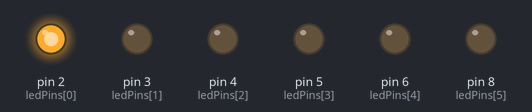
Recording of a sketch running on a simulated Arduino Uno, built with avr-gcc and run on an emulated ATmega328P. Shown: output pins drawn as LEDs (lit = HIGH).

Above: at 3.8 s.
At 14.3 s:
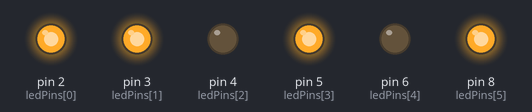
At 15.0 s:
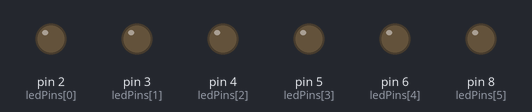
At 25.66 s:
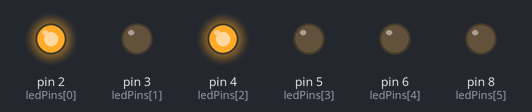
At 32.36 s:
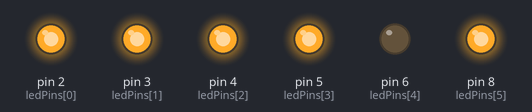
At 39.79 s:
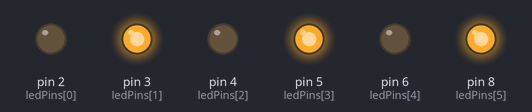
Timing chart, 0 to 40.0 s (numbered marks = the images above):
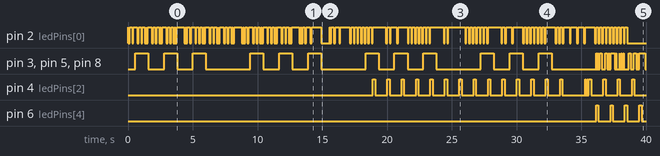

Measured:
- by itself, pin 4 (ledPins[2]): LOW → HIGH at 18.9 s, → LOW 0.17 s later, → HIGH 0.94 s later, → LOW 0.17 s later, … (40 changes in this stretch)
- by itself, pin 6 (ledPins[4]): LOW → HIGH at 36.1 s, → LOW 0.17 s later, → HIGH 0.94 s later, → LOW 0.17 s later, … (8 changes in this stretch)
- by itself, pin 3 (ledPins[1]), pin 5 (ledPins[3]), pin 8 (ledPins[5]): LOW → HIGH at 0.56 s, → LOW 1.0 s later, → HIGH 1.2 s later, → LOW 1.0 s later, … (52 changes in this stretch)

The sketch:

main.ino
```cpp
// This program makes 6 LEDs sync to Can't Feel My Face by The Weeknd.

#include <math.h> // library that contains the round function
#include <stdint.h> // library that contains int types of specific sizes

const int ledPins[] = {2, 3, 4, 5, 6, 8}; // array with all the LED pins
const int beatLength = round(60 / 0.432); // variable to store the length of a "beat" (sixteenth note in this program)
const int lightSplit = round(beatLength * 0.75); // variable to ensure lights are off for at least 3/4 of a beat between notes
const int beats = 1108; // total number of beats; until the start of last chorus
const int numOfLeds = 6; // number of LEDs

// data for the 1st/red LED (which represents the melody)
const int8_t musicData0[] = {
  1, 2, 3, // 1st bar (verse 1 start)
  2, 2, 1, 3, 2, 2, 1, 3, // 2nd bar
  2, 2, 1, 5, 1, 2, 3, // 3rd bar
  2, 2, 1, 3, 2, 2, 1, 3, // 4th bar
  2, 2, 1, 5, 1, 2, 3, // 5th bar
  2, 2, 1, 3, 2, 2, 1, 3, // 6th bar
  2, 2, 1, 5, 1, 2, 3, // 7th bar
  6, -4, 1, 2, 3, // 8th bar
  6, 2, 2, 2, 2, // 9th bar (verse 1 end, pre-chorus start)
  2, 2, 8, 2, 4, // 10th bar
  6, 2, 2, 2, 2, // 11th bar
  2, 2, 8, 2, 10, // 12th bar
  2, 2, 2, 2, // 13th bar
  2, 2, 8, 2, 4, // 14th bar
  6, 2, 2, 2, 2, // 15th bar
  2, 2, 6, 2, 2, 4, // 16th bar
  4, 4, 6, // 17th bar (pre-chorus end)
  2, 2, 2, 2, 2, 2, 2, 2, // 18th bar (chorus start)
  2, -10, 1, 2, 3, // 19th bar
  6, -4, 1, 2, 3, // 20th bar
  6, -2, 2, 2, -2, // 21st bar
  2, 2, 2, 2, 2, 2, 2, 2, // 22nd bar
  2, -10, 1, 2, 3, // 23rd bar
  6, -4, 1, 2, 3, // 24th bar
  6, -4, 1, 2, 3, // 25th bar (chorus end, verse 2 start)
  2, 2, 1, 3, 2, 2, 1, 3, // 26th bar
  2, 2, 1, 5, 1, 2, 3, // 27th bar
  2, 2, 1, 3, 2, 2, 1, 3, // 28th bar
  2, 2, 1, 5, 1, 2, 2, // 29th bar
  2, 2, 2, 2, 2, 2, 2, 3, // 30th bar
  2, 2, 1, 5, 1, 2, 3, // 31th bar
  6, -4, 1, 2, 3, // 32nd bar
  6, 2, 2, 2, 2, // 33rd bar (verse 2 end, pre-chorus start)
  2, 2, 8, 2, 4, // 34th bar
  6, 2, 2, 2, 2, // 35th bar
  2, 2, 8, 2, 10, // 36th bar
  2, 2, 2, 2, // 37th bar
  2, 2, 8, 2, 4, // 38th bar
  6, 2, 2, 2, 2, // 39th bar
  2, 2, 6, 2, 2, 4, // 40th bar
  4, 4, 6, // 41st bar (pre-chorus end)
  2, 2, 2, 2, 2, 2, 2, 2, // 42nd bar (chorus start)
  2, -10, 1, 2, 3, // 43rd bar
  6, -4, 1, 2, 3, // 44th bar
  6, -2, 2, 2, -2, // 45th bar
  2, 2, 2, 2, 2, 2, 2, 2, // 46th bar
  2, 2, 2, 2, 2, -2, 1, 2, 3, // 47th bar
  2, 1, 2, 3, 2, 1, 2, 3, // 48th bar
  6, 1, 2, 2, 3, // 49th bar
  12, 1, 2, 3, // 50th bar
  10, 1, 2, 3, // 51st bar
  10, 1, 2, 3, // 52nd bar
  6, 1, 2, 2, 3, // 53rd bar
  12, 1, 2, 3, // 54th bar
  10, 1, 2, 3, // 55th bar
  10, 1, 2, 3, // 56th bar
  6, -8, // 57th bar (chorus end)
  14, 1, 1,
  14, 2,
  14, 2,
  8, 2, 2, 2, 2,
  2, 2, 8, 2, 4,
  6, 2, 2, 2, 2,
  2, 2, 8, 2, 10,
  2, 2, 2, 2,
  2, 2, 8, 2, 4,
  6, 2, 2, 2, 2,
  2, 2, 6, 2, 2, 4,
  4, 4, -16,
  6
};

// data for the 3rd/yellow LED (represents the higher-pitched part of the percussion)
const int8_t musicData2[] = {
  -4, // 1st bar (verse 1 start)
  -128, // 2nd-9th bars (verse 1 end, pre-chorus start)
  -4, 2, -6, 2, -6, // 10th bar
  2, -6, 2, -6, // 11th bar
  2, -6, 2, -6, // 12th bar
  2, -6, 2, -6, // 13th bar
  2, -6, 2, -6, // 14th bar
  2, -6, 2, -6, // 15th bar
  2, -6, 2, -12, // 16th bar
  1, 1, 2, -6, // 17th bar (pre-chorus end)
  2, -6, 2, -6, // 18th bar (chorus start)
  2, -6, 2, -6, // 19th bar
  2, -6, 2, -6, // 20th bar
  2, -4, 1, 1, 2, -6, // 21th bar
  2, -6, 2, -6, // 22nd bar
  2, -6, 2, -6, // 23rd bar
  2, -6, 2, -6, // 24th bar
  2, -4, 1, 1, 2, -14, // 25th bar (chorus end, verse 2 start)
  2, -6, // 26th bar
  2, -6, 2, -6, // 27th bar
  2, -6, 2, -6, // 28th bar
  2, -4, 1, 1, 2, -6, // 29th bar
  2, -6, 2, -6, // 30th bar
  2, -6, 2, -6, // 31st bar
  2, -6, 2, -6, // 32nd bar
  2, -4, 1, 1, 2, -6, // 33rd bar (verse 2 end, pre-chorus start)
  2, -6, 2, -6, // 34th bar
  2, -6, 2, -6, // 35th bar
  2, -6, 2, -6, // 36th bar
  2, -4, 1, 1, 2, -6, // 37th bar
  2, -6, 2, -6, // 38th bar
  2, -6, 2, -6, // 39th bar
  2, -6, 2, -12, // 40th bar
  1, 1, 2, -6, // 41st bar (pre-chorus end)
  2, -6, 2, -6, // 42nd bar (chorus start)
  2, -6, 2, -6, // 43rd bar
  2, -6, 2, -6, // 44th bar
  2, -4, 1, 1, 2, -6, // 45th bar
  2, -6, 2, -6, // 46th bar
  2, -6, 2, -6, // 47th bar
  2, -6, 2, -6, // 48th bar
  2, -4, 1, 1, 2, -6, // 49th bar
  2, -6, 2, -6, // 50th bar
  2, -6, 2, -6, // 51st bar
  2, -6, 2, -6, // 52nd bar
  2, -4, 1, 1, 2, -6, // 53rd bar
  2, -6, 2, -6, // 54th bar
  2, -6, 2, -6, // 55th bar
  2, -6, 2, -6, // 56th bar
  2, -4, 1, 1, 2, -2, // 57th bar (chorus end)
  -64,
  -8, 2, -4, 2,
   -2, 2, -4, 2, -14,
  2, -4, 2,
  -2, 2, -4, 2, -14,
  2, -4, 2,
  -2, 2, -4, 2, -14,
  2, -4, 2,
  -32
};

// data for the 5th/blue LED (represents the kick in the percussion)
const int8_t musicData4[] = {
  -4, // 1st bar (verse 1 start)
  -128, // 2nd-9th bars (verse 1 end, pre-chorus start)
  -128, // 10th-17th bars (pre-chorus end)
  2, -6, 2, -6, // 18th bar (chorus start)
  2, -6, 2, -6, // 19th bar
  2, -6, 2, -6, // 20th bar
  2, -6, 2, -6, // 21st bar
  2, -6, 2, -6, // 22nd bar
  2, -6, 2, -6, // 23rd bar
  2, -6, 2, -6, // 24th bar
  2, -6, 2, -22, // 25th-26th bars (chorus end, verse 2 start)
  2, -6, 2, -6, // 27th bar
  2, -6, 2, -6, // 28th bar
  2, -6, 2, -6, // 29th bar
  2, -6, 2, -6, // 30th bar
  2, -6, 2, -6, // 31st bar
  2, -6, 2, -6, // 32nd bar
  2, -6, 2, -6, // 33rd bar (verse 2 end, pre-chorus start)
  2, -6, 2, -6, // 34th bar
  2, -6, 2, -6, // 35th bar
  2, -6, 2, -6, // 36th bar
  2, -6, 2, -70, // 37th-41st bars (pre-chorus end)
  2, -6, 2, -6, // 42nd bar (chorus start)
  2, -6, 2, -6, // 43rd bar
  2, -6, 2, -6, // 44th bar
  2, -6, 2, -6, // 45th bar
  2, -6, 2, -6, // 46th bar
  2, -6, 2, -6, // 47th bar
  2, -6, 2, -6, // 48th bar
  2, -6, 2, -6, // 49th bar
  2, -6, 2, -6, // 50th bar
  2, -6, 2, -6, // 51st bar
  2, -6, 2, -6, // 52nd bar
  2, -6, 2, -6, // 53rd bar
  2, -6, 2, -6, // 54th bar
  2, -6, 2, -6, // 55th bar
  2, -6, 2, -6, // 56th bar
  2, -6, 2, -214 // 57th-70th bar (chorus end, pre-chorus start, pre-chorus end)
};

// data for the 2nd, 4th, and 6th / green LEDs (represents the bass)
const int8_t musicDataGreen[] = {
  -4, // 1st bar (verse 1 start)
  8, -8, // 2nd bar
  8, -8, // 3rd bar
  8, -24, // 4th-5th bars
  8, -8, // 6th bar
  8, -8, // 7th bar
  8, -24, // 8th-9th bars (verse 1 end, pre-chorus start)
  8, -8, // 10th bar
  8, -8, // 11th bar
  8, -24, // 12th-13th bars
  8, -8, // 14th bar
  8, -8, // 15th bar
  8, -24, // 16th-17th bars (pre-chorus end)
  1, 1, 2, -1, 2, 1, 3, 1, -1, 1, 1, 1, // 18th bar (chorus start)
  -2, 2, -1, 2, 1, 4, -1, 2, 1, // 19th bar
  -2, 2, -1, 2, 1, 4, 2, -1, 1, // 20th bar
  -2, 2, -1, 2, 1, 3, 1, -1, 1, 1, 1, // 21st bar
  -1, 1, 2, -1, 2, 1, 3, 1, -1, 1, 1, 1, // 22nd bar
  -2, 2, -1, 2, 1, 4, -1, 2, 1, // 23rd bar
  -2, 2, -1, 2, 1, 4, 2, -1, 1, // 24th bar
  -2, 2, -1, 2, 1, 3, 1, -1, 1, 1, 1, // 25th bar (chorus end, verse 2 start)
  -12, 2, 1, 1, // 26th bar
  -2, 2, -1, 2, 1, 4, -1, 2, 1, // 27th bar
  -2, 2, -1, 2, 1, 4, 2, -1, 1, // 28th bar
  -2, 2, -1, 2, 1, 3, 1, -1, 1, 1, 1, // 29th bar
  -1, 1, 2, -1, 2, 1, 3, 1, -1, 1, 1, 1, // 30th bar
  -2, 2, -1, 2, 1, 4, -1, 2, 1, // 31st bar
  -2, 2, -1, 2, 1, 4, 2, -1, 1, // 32nd bar
  -2, 2, -1, 2, 1, 3, 1, -1, 1, 1, 1, // 33rd bar (verse 2 end, pre-chorus start)
  -1, 1, 2, -1, 2, 1, 3, 1, -1, 1, 1, 1, // 34th bar
  -2, 2, -1, 2, 1, 4, -1, 2, 1, // 35th bar
  -2, 2, -1, 2, 1, 4, 2, -1, 1, // 36th bar
  -2, 2, -1, 2, 1, 3, 1, -1, 1, 1, 1, // 37th bar
  -64, // 38th-41st bars
  1, 1, 2, -1, 2, 1, 3, 1, -1, 1, 1, 1, // 42nd bar (chorus start)
  -2, 2, -1, 2, 1, 4, -1, 2, 1, // 43rd bar
  -2, 2, -1, 2, 1, 4, 2, -1, 1, // 44th bar
  -2, 2, -1, 2, 1, 3, 1, -1, 1, 1, 1, // 45th bar
  -1, 1, 2, -1, 2, 1, 3, 1, -1, 1, 1, 1, // 46th bar
  -2, 2, -1, 2, 1, 4, -1, 2, 1, // 47th bar
  -2, 2, -1, 2, 1, 4, 2, -1, 1, // 48th bar
  -2, 2, -1, 2, 1, 3, 1, -1, 1, 1, 1, // 49th bar
  1, 1, 2, -1, 2, 1, 3, 1, -1, 1, 1, 1, // 50th bar
  -2, 2, -1, 2, 1, 4, -1, 2, 1, // 51st bar
  -2, 2, -1, 2, 1, 4, 2, -1, 1, // 52nd bar
  -2, 2, -1, 2, 1, 3, 1, -1, 1, 1, 1, // 53rd bar
  1, 1, 2, -1, 2, 1, 3, 1, -1, 1, 1, 1, // 54th bar
  -2, 2, -1, 2, 1, 4, -1, 2, 1, // 55th bar
  -2, 2, -1, 2, 1, 4, 2, -1, 1, // 56th bar
  -2, 2, -1, 2, 1, 3, 1, -1, 1, 1, 1, // 57th bar (chorus end)
  8, -8,
  8, -8,
  8, -24,
  8, -8,
  8, -8,
  8, -24,
  8, -8,
  8, -8,
  8, -40
};

struct LEDData { // structure that represents the data for one LED
  const int8_t *musicData; // a pointer to the first element of the data array
  int index; // the current index in the data array
  int length; // the remaining length of the current note/rest
};

struct LEDData leds[numOfLeds] = { // an array to store the LEDData of each LED
  {musicData0, 0, 0}, // 1st LED, red
  {musicDataGreen, 0, 0}, // 2nd LED, green
  {musicData2, 0, 0}, // 3rd LED, yellow
  {musicDataGreen, 0, 0}, // 4th LED, green
  {musicData4, 0, 0}, // 5th LED, blue
  {musicDataGreen, 0, 0} // 6th LED, green
};


void setup() { // setup function that runs once at the beginning
  for (int i = 0; i < 6; i++) { // for loop that loops through the LED pins
    pinMode(ledPins[i], OUTPUT); // sets the current LED pin to output
  }
}

void loop() { // loop function that runs repeatedly

  for (int ledIndex = 0; ledIndex < 6; ledIndex++) { // for loop that loops through the LED indices
    leds[ledIndex].index = 0; // index set to 0 to start at the beginning of the song
    leds[ledIndex].length = 0; // length set to 0 to indicate there is no note already being played
  }

  for (int beat = 0; beat < beats; beat++) { // for loop that loops through every beat of the song
    for (int i = 0; i < numOfLeds; i++) {  // for loop that loops through the LEDs
      struct LEDData *led = &leds[i]; // stores a pointer to the LED data

      if (led->length == 0) { // if length is 0, I must move on to the next note/rest
        if (led->musicData[led->index] > 0) { // if the next piece of data is positive, it is a note
          digitalWrite(ledPins[i], HIGH); // turns on the LED
          led->length = led->musicData[led->index]; // stores the number of beats until the next note/rest
        } else { // if the next piece of data is negative, it is a rest
          led->length = -led->musicData[led->index]; // stores the number of beats until the next note/rest
        }
        led->index++; // increments the index to move on to the next note/rest
      }
    }

    delay(beatLength - lightSplit); // waits less than a full beat

    for (int i = 0; i < numOfLeds; i++) { // for loop that loops through the LEDs
      struct LEDData *led = &leds[i]; // stores a pointer to the LED data

      led->length--; // decrements the length, indicating one beat has passed

      if (led->length == 0) { // if length is 0, the LED must be turned off before the next note/rest
        digitalWrite(ledPins[i], LOW); // turns off the LED
      }
    }

    delay(lightSplit); // waits the remaining time in the beat
  }
}
```
